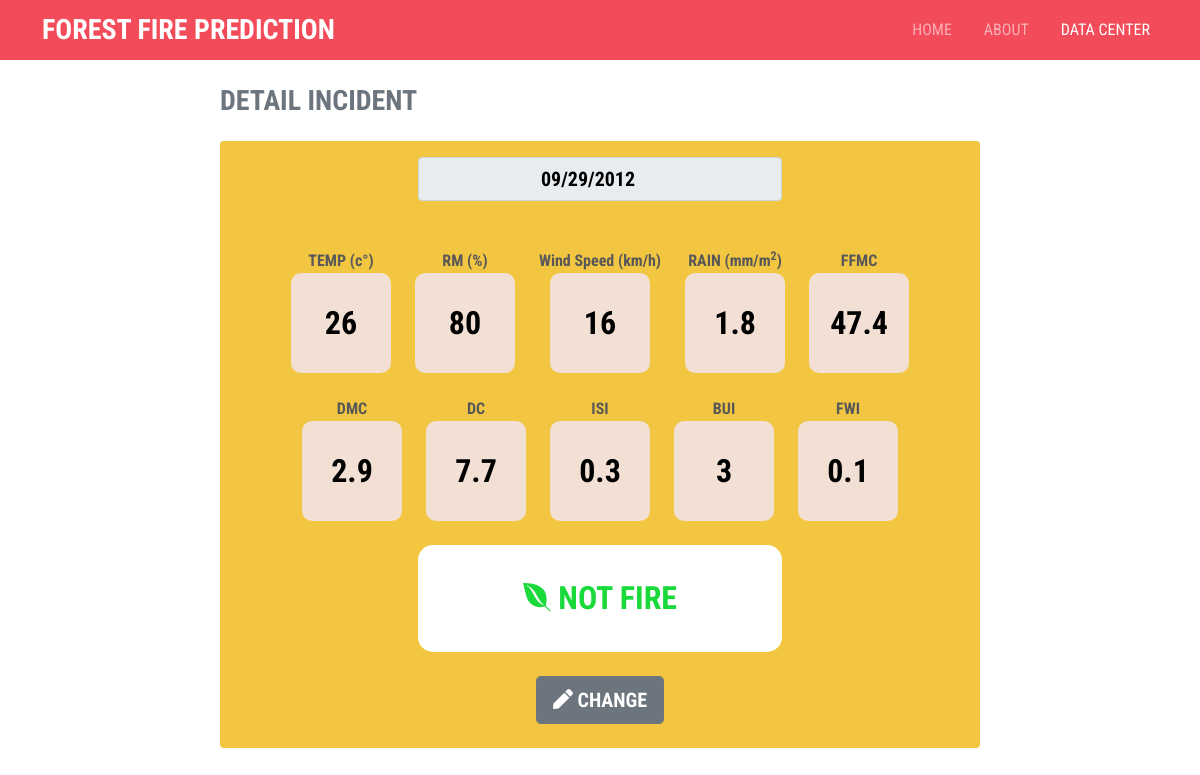
Page /detail.php?i=132 on the committed database.
### tables this page shows
CREATE TABLE IF NOT EXISTS `datacenter` (
  `id` int(11) NOT NULL AUTO_INCREMENT,
  `tanggal` date NOT NULL,
  `temprature` float NOT NULL,
  `rm` float NOT NULL,
  `windspeed` float NOT NULL,
  `rain` float NOT NULL,
  `ffmc` float NOT NULL,
  `dmc` float NOT NULL,
  `dc` float NOT NULL,
  `isi` float NOT NULL,
  `bui` float NOT NULL,
  `fwi` float NOT NULL,
  `incident` varchar(256) NOT NULL,
  PRIMARY KEY (`id`)
);

### system.php (called while the page is built, shortened)
<?php
$con = mysqli_connect("localhost", "root", "", "kebakaran-nn") or die("Koneksi Gagal !!");
function query($sql): array
{
    global $con;
    $query = mysqli_query($con, $sql);
    $rows = array();
    while ($arr = mysqli_fetch_row($query)) {
        $rows[] = $arr;
    }
    return $rows;
}

### detail.php (the view, shortened to what this page needs)
<!doctype html>
<html lang="en">
<head>
  <link href="https://cdn.jsdelivr.net/npm/bootstrap@5.1.3/dist/css/bootstrap.min.css" rel="stylesheet">
  <link rel="stylesheet" href="app.css">
</head>
<body>
  <?php
  include "./template/navbar.php";
  require "./system.php";
  $data = query("SELECT * FROM datacenter WHERE id = " . $_GET['i'] . " ")[0];
  ?>
  <div class="container">
    <div class="row justify-content-center my-4">
      <div class="col-md-8 px-0">
        <h3 class="m-0 fw-bold text-secondary">DETAIL INCIDENT</h3>
      </div>
      <div class="col-md-8 rounded px-3 pt-3 mt-4 predict-page">
        <form action="" class="mb-4" method="POST">
          <div class="d-flex justify-content-center mb-4">
            <div class="input-group w-50 mb-4">
              <input type="date" name="tgl" class="form-control text-center fs-5" placeholder="DATE" readonly value="<?= $data[1]; ?>">
            </div>
          </div>
          <div class="d-flex justify-content-center gap-4 mb-4 flex-wrap">
            <div class="base">
              <p class="m-0 fw-bold text-center text-2">TEMP (c&#176;)</p>
              <input type="number" name="temp" value="<?= $data[2]; ?>" class="basic-form-control" min="22" max="42" step=".0" placeholder="42" readonly>
            </div>
            <div class="base">
              <p class="m-0 fw-bold text-center text-2">RM (%)</p>
              <input type="number" name="rm" value="<?= $data[3]; ?>" class="basic-form-control" min="21" max="90" placeholder="90" readonly>
            </div>
            <div class="base">
              <p class="m-0 fw-bold text-center text-2">Wind Speed (km/h)</p>
              <input type="number" name="ws" value="<?= $data[4]; ?>" class="basic-form-control" min="6" max="29" placeholder="29" readonly>
            </div>
            <div class="base">
              <p class="m-0 fw-bold text-center text-2">RAIN (mm/m<sup>2</sup>)</p>
              <input type="number" name="rain" value="<?= $data[5]; ?>" class="basic-form-control" min="0" max="16.8" step="0.01" placeholder="16,8" readonly>
            </div>
            <div class="base">
              <p class="m-0 fw-bold text-center text-2">FFMC</p>
              <input type="number" name="ffmc" value="<?= $data[6]; ?>" class="basic-form-control" min="28.6" max="92.5" step="0.01" placeholder="92,5" readonly>
            </div>
            <div class="base">
              <p class="m-0 fw-bold text-center text-2">DMC</p>
              <input type="number" name="dmc" value="<?= $data[7]; ?>" class="basic-form-control" min="1.1" max="65.9" step="0.01" placeholder="65,9" readonly>
            </div>
            <div class="base">
              <p class="m-0 fw-bold text-center text-2">DC</p>
              <input type="number" name="dc" value="<?= $data[8]; ?>" class="basic-form-control" min="7" max="220.4" step="0.01" placeholder="220,4" readonly>
            </div>
            <div class="base">
              <p class="m-0 fw-bold text-center text-2">ISI</p>
              <input type="number" name="isi" value="<?= $data[9]; ?>" class="basic-form-control" min="0" max="18.5" step="0.01" placeholder="18,5" readonly>
            </div>
            <div class="base">
              <p class="m-0 fw-bold text-center text-2">BUI</p>
              <input type="number" name="bui" value="<?= $data[10]; ?>" class="basic-form-control" min="1.1" max="68" step="0.01" placeholder="68" readonly>
            </div>
            <div class="base">
              <p class="m-0 fw-bold text-center text-2">FWI</p>
              <input type="number" name="fwi" value="<?= $data[11]; ?>" class="basic-form-control" min="0" max="31.1" step="0.01" placeholder="31,1" readonly>
            </div>
          </div>
          <?php
          if ($data[12] == 0) {
            echo '
                    <div class="d-flex justify-content-center">
                      <div class="result py-4">
                        <h3 class="no-fire"><i class="fab fa-envira"></i> NOT FIRE</h3>
                      </div>
                    </div>
                  ';
          }
          ?>
          <div class="d-flex justify-content-center mt-4">
            <a href="update.php?i=<?= $data[0] ?>" class="btn btn-lg btn-secondary fw-bold"><i class="fas fa-pen"></i>
              CHANGE</a>
          </div>
        </form>
      </div>
    </div>
  </div>
</body>
</html>

### app.css (style rules this page uses)
* { font-family: 'Roboto Condensed', sans-serif !important; }
.text-2 { color: #585858; }
.predict-page { background: #f2c641; text-align: center; }
.predict-page form input { background: #f2e0d5; color: black !important; font-weight: bold; }
.predict-page form input.basic-form-control { height: 100px; width: 100px; border-radius: 10px; border: none; font-size: 2rem; text-align: center; }
.result { background: white; border-radius: 15px; width: 50%; }
.result h3.no-fire { font-weight: bold; font-size: 2rem; color: #1ad93a; margin: 10px 0; }

### rows in the picture
datacenter: tgl "09/29/2012", temp "26", rm "80", ws "16", rain "1.8", ffmc "47.4", dmc "2.9", dc "7.7", isi "0.3", bui "3", fwi "0.1"
